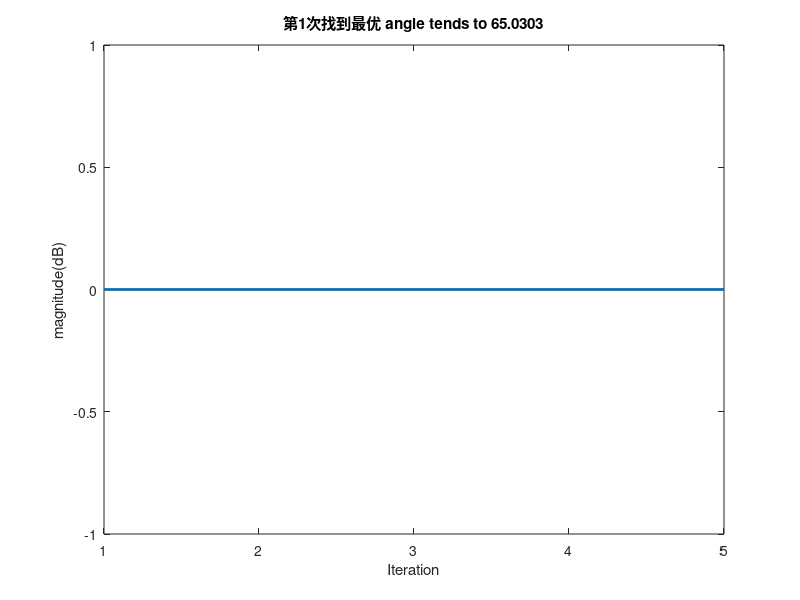
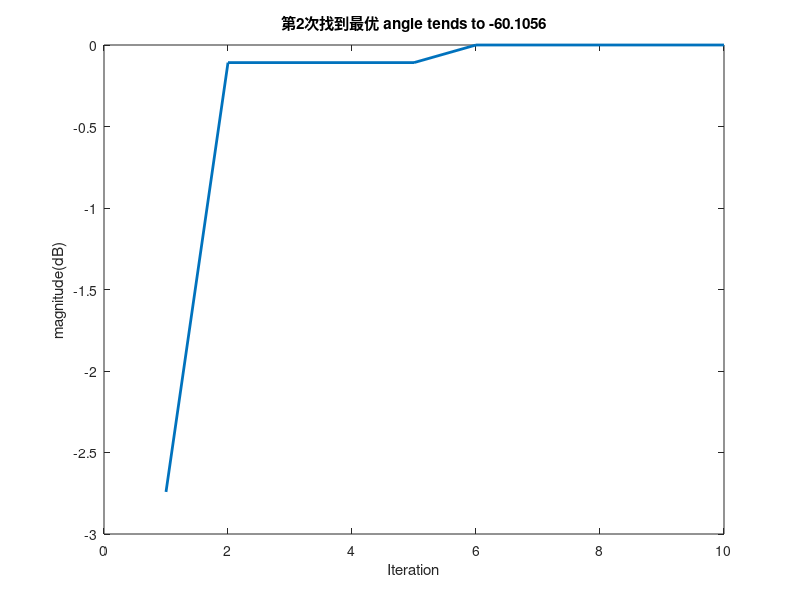
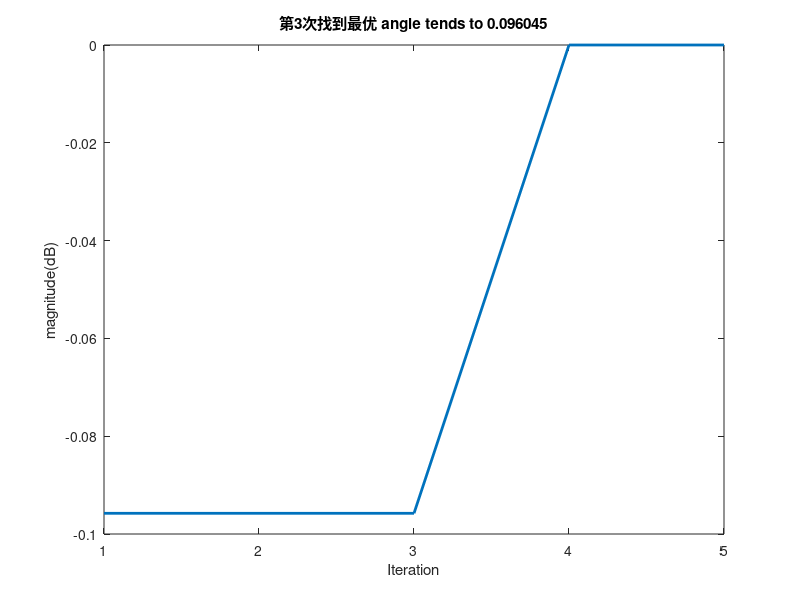
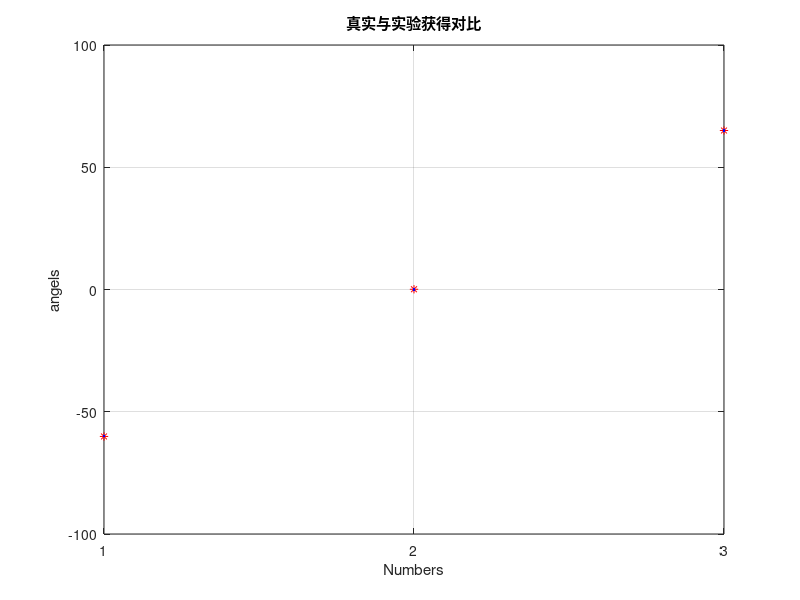

Reproduce these figures in MATLAB, in order.
%
% Copyright (c) 2015, Yarpiz (www.yarpiz.com)
% All rights reserved. Please read the "license.txt" for license terms.
%
% Project Code: YPEA107
% Project Title: Implementation of Differential Evolution (DE) in MATLAB
% Publisher: Yarpiz (www.yarpiz.com)
%
% Developer: S. Mostapha Kalami Heris (Member of Yarpiz Team)
%
% Contact Info: sm.kalami@gmail.com, info@yarpiz.com
%

clc;
clear;
close all;

%% Problem Definition
nVar=1;             % Number of Decision Variables
VarSize=[1 nVar];   % Size of Decision Variables Matrix
VarMin=-90;         % Lower Bound of Variables
VarMax= 90;         % Upper Bound of Variables
derad=pi/180;                             %角度->弧度
redeg=180/pi;                             %弧度->角度
twpi=2*pi;
kelm=8;                                   %阵元数(接受信号）
dd=0.5;                                   %阵元间距
d=0:dd:(kelm-1)*dd;
iwave=3;                                  %信源数
theta=[-60  0  65];                  %波达方向测试数据
snr=10;                                   %信噪比
n=200;                                    %采样数

%% DE Parameters

MaxIt=1000;      % Maximum Number of Iterations

nPop=50;        % Population Size

beta_min=0.2;   % Lower Bound of Scaling Factor
beta_max=0.8;   % Upper Bound of Scaling Factor

pCR=0.2;        % Crossover Probability


%% 搜索过程
angel = [];                     % 搜索获得的角度
count=0;counta=1;               % count表示得到的局部最优解的个数，counta表示找到的最优个数
BestC = [];                     % 存储找到的所有最优功率和所有最优角度
BestP = [];
while counta <= iwave                   % 信源数即为局部最优解的个数
    count=count+1;
    disp(['--->第',num2str(count),'次尝试寻找最优角度']);

    %% Function And Init
    A=exp(-1i*twpi*d.'*sin(theta*derad));     %方向向量
    S=randn(iwave,n);                         %信源信号3*200
    X=A*S;                                    %接受信号
    X1=awgn(X,snr,'measured');                %添加噪声
    Rxx=X1*X1'/n;                             %计算协方差矩阵
    InvS=inv(Rxx);                            %求逆
    [EV,D]=eig(Rxx);                          %特征值分解
    EVA=diag(D)';                             %获得对角元素
    [EVA,I]=sort(EVA);                        %特征值从小到大排序、
    EVA=fliplr(EVA);                          %左右翻转，从大到小排序
    EV=fliplr(EV(:,I));                       %对应特征向量排序
    L=iwave;
    En=EV(:,L+1:kelm);                        %得到噪声子空间

    %% Initialization

    empty_individual.Position=[];
    empty_individual.Cost=[];

    BestSol.Cost=inf;

    pop=repmat(empty_individual,nPop,1);

    for i=1:nPop

        pop(i).Position=unifrnd(VarMin,VarMax,VarSize);

        phim=derad*pop(i).Position;
        a=exp(-1i*twpi*d*sin(phim)).';
        SP=(a'*a)/(a'*(En*En')*a);
        SP=abs(SP);
        pop(i).Cost=-SP;                      %评估函数


        if pop(i).Cost<BestSol.Cost
            BestSol=pop(i);                   %评估值越小越好
        end

    end

    BestCost=[];
    BestPosition=[];

    %% DE Main Loop

    for it=1:MaxIt

        for i=1:nPop

            x=pop(i).Position;

            AA=randperm(nPop);

            AA(AA==i)=[];

            a=AA(1);
            b=AA(2);
            c=AA(3);

            % Mutation the ist item excepted
            %beta=unifrnd(beta_min,beta_max);
            beta=unifrnd(beta_min,beta_max,VarSize);
            y=pop(a).Position+beta.*(pop(b).Position-pop(c).Position);

            %apply limitation
            y = max(y, VarMin);
            y = min(y, VarMax);

            % Crossover
            z=zeros(size(x));
            j0=randi([1 numel(x)]);           %从位置变量中任选出一个索引
            for j=1:numel(x)
                if j==j0 || rand<=pCR
                    z(j)=y(j);                %y为变异之后的值
                else
                    z(j)=x(j);                %x为原来的值
                end
            end

            NewSol.Position=z;

            phim=derad*NewSol.Position;
            a=exp(-1i*twpi*d*sin(phim)).';
            SP=(a'*a)/(a'*(En*En')*a);
            SP=abs(SP);
            NewSol.Cost=-SP;                      %突变之后的评估函数


            if NewSol.Cost<pop(i).Cost
                pop(i)=NewSol;

                if pop(i).Cost<BestSol.Cost
                    BestSol=pop(i);              %更新全局最优解，最小越好
                end
            end

        end

        % Update Best Cost

        BestCost(it,:) = BestSol.Cost;
        BestPosition(it,:) = BestSol.Position;


        if mod(it,5) == 0  % 每隔5次数打印一次
            disp(['  Iteration ' num2str(it) ': Best Cost = ' num2str(BestCost(it)) ...
                ' Angle = ' num2str(BestPosition(it))]);

            % 判断是否连续5个都相差在1度范围内,是则跳出，
            % 判断是否陷入局部，超过5次角度接近相似，跳出循环，重新初始化寻找
            if all(abs(BestPosition(it-4:it-1)-BestPosition(it))<=1)
                break;
            end
        end

    end

    %% 判断寻找到的角度是否重复，如果重复则不存储
    if count == 1
        angel(counta) = BestPosition(it);         
    else        
        if all(abs(angel-BestPosition(it))>1)   %判断是否找到相似角度，超过1度，不相似可以存储
            angel(counta) = BestPosition(it);
        else
            continue; 
        end
    end
    disp([' * 找到', num2str(counta),' 个最优角度']);

    % 计算功率
    CostRate=abs(BestCost);
    CostRate_Max=max(CostRate);
    CostRate=10*log10(CostRate/CostRate_Max);

    % 绘画出适应度函数值
    figure;
    plot(CostRate,'LineWidth',2);
    title(['第',num2str(counta),'次找到最优',' angle tends to ',num2str(angel(counta))]);
    xlabel('Iteration');
    ylabel('magnitude(dB)');

    % 存储找到的最优功率和最优角度
    BestC=[BestC;CostRate];
    BestP=[BestP;BestPosition];

    counta = counta+1;

end

figure; % 真实与实验获得对比
plot(sort(angel),'r*');
hold on
plot(sort(theta),'b.');
title(' 真实与实验获得对比 ');
xlabel('Numbers');
ylabel('angels');
set(gca,'XTick',1:iwave)
grid on;

figure; % 所有寻找到的功率变化
plot(BestC,'LineWidth',2);
title('所有寻找到的功率变化');
xlabel('Iteration');
ylabel('magnitude/(dB)');

figure; % 所有寻找到的角度变化
plot(BestP,'LineWidth',2);
title('所有寻找到的角度变化');
xlabel('Iteration');
ylabel('angle/(度)');
angel